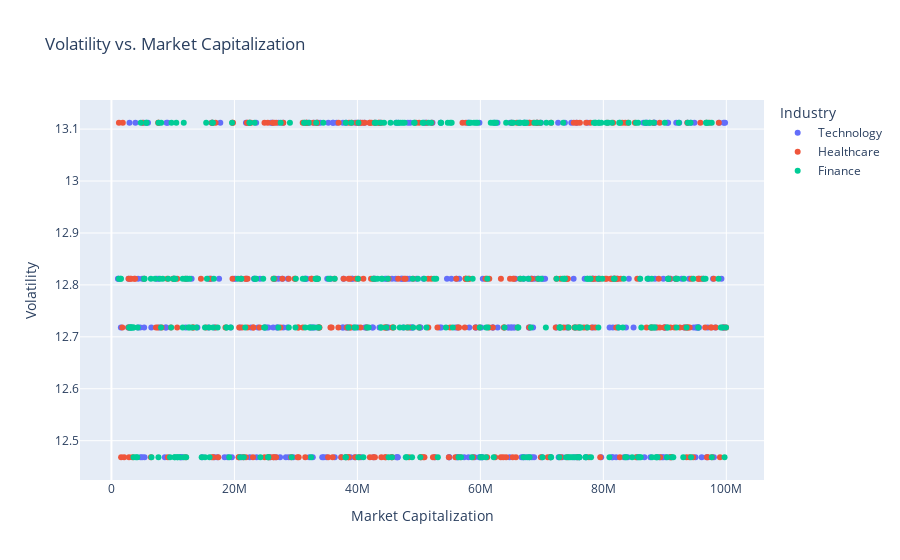

Here is the notebook cell this chart was saved with:
### Code cell
# Analyze the relationship between volatility and market capitalization
fig = px.scatter(data, x='MarketCap', y='Volatility', color='Industry', hover_name='Company',
                 title='Volatility vs. Market Capitalization')
fig.update_layout(xaxis_title='Market Capitalization', yaxis_title='Volatility')
fig.show()

### Figure 1 — Plotly figure (JSON) as saved in the notebook; plotly's stock layout.template omitted (floating-point values rounded to 4 significant figures; data arrays with more than 128 entries replaced by an {"elided": "..."} marker saying what was removed)
{"data": [{"hovertemplate": "<b>%{hovertext}</b><br><br>Industry=Technology<br>MarketCap=%{x}<br>Volatility=%{y}<extra></extra>", "hovertext": {"elided": "330 str values"}, "legendgroup": "Technology", "marker": {"color": "#636efa", "symbol": "circle"}, "mode": "markers", "name": "Technology", "orientation": "v", "showlegend": true, "type": "scatter", "x": {"elided": "330 int values"}, "xaxis": "x", "y": {"elided": "330 float values"}, "yaxis": "y"}, {"hovertemplate": "<b>%{hovertext}</b><br><br>Industry=Healthcare<br>MarketCap=%{x}<br>Volatility=%{y}<extra></extra>", "hovertext": {"elided": "328 str values"}, "legendgroup": "Healthcare", "marker": {"color": "#EF553B", "symbol": "circle"}, "mode": "markers", "name": "Healthcare", "orientation": "v", "showlegend": true, "type": "scatter", "x": {"elided": "328 int values"}, "xaxis": "x", "y": {"elided": "328 float values"}, "yaxis": "y"}, {"hovertemplate": "<b>%{hovertext}</b><br><br>Industry=Finance<br>MarketCap=%{x}<br>Volatility=%{y}<extra></extra>", "hovertext": {"elided": "342 str values"}, "legendgroup": "Finance", "marker": {"color": "#00cc96", "symbol": "circle"}, "mode": "markers", "name": "Finance", "orientation": "v", "showlegend": true, "type": "scatter", "x": {"elided": "342 int values"}, "xaxis": "x", "y": {"elided": "342 float values"}, "yaxis": "y"}], "layout": {"legend": {"title": {"text": "Industry"}, "tracegroupgap": 0}, "title": {"text": "Volatility vs. Market Capitalization"}, "xaxis": {"anchor": "y", "domain": [0, 1], "title": {"text": "Market Capitalization"}}, "yaxis": {"anchor": "x", "domain": [0, 1], "title": {"text": "Volatility"}}}}
